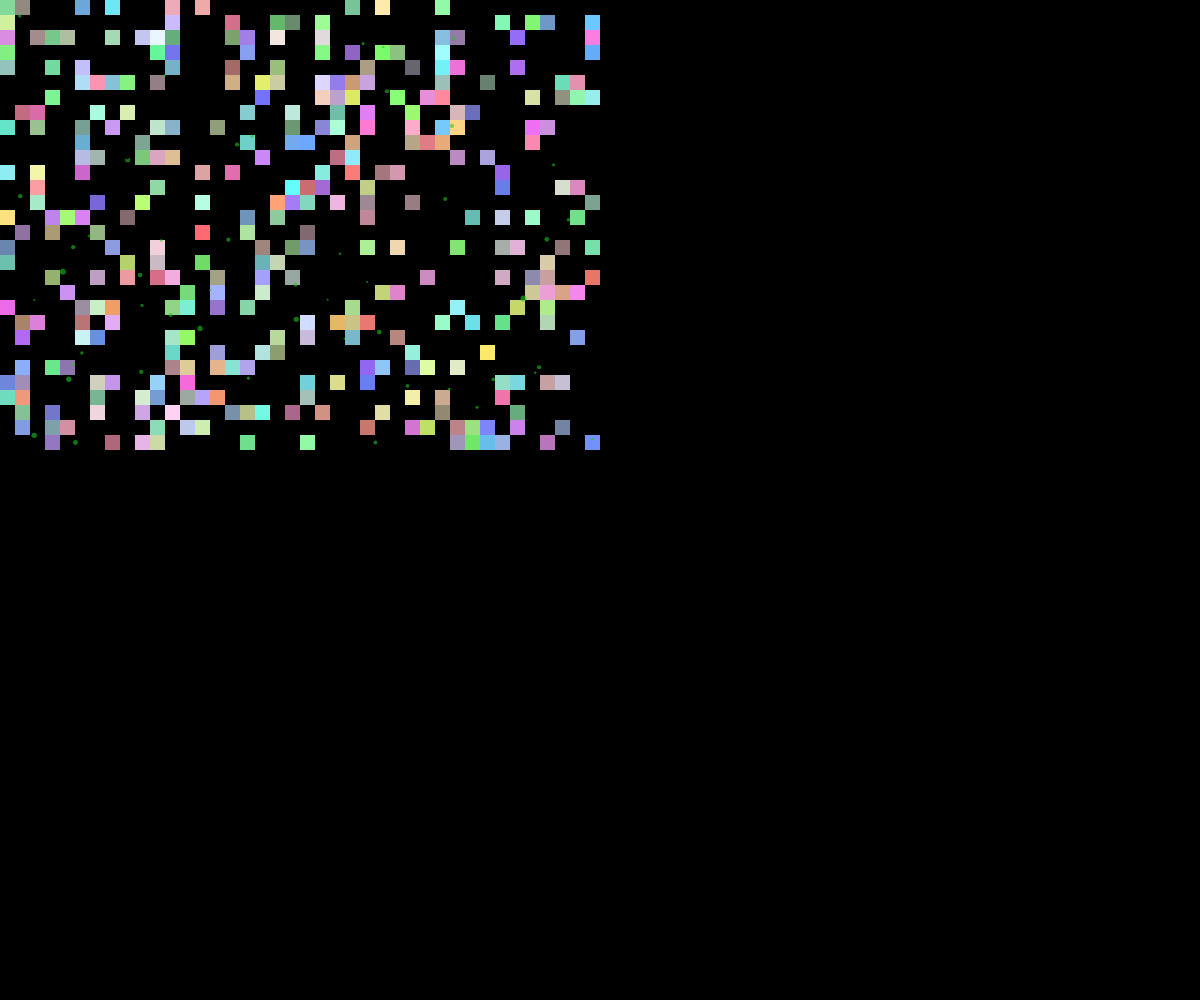
Frame 1 (no input)
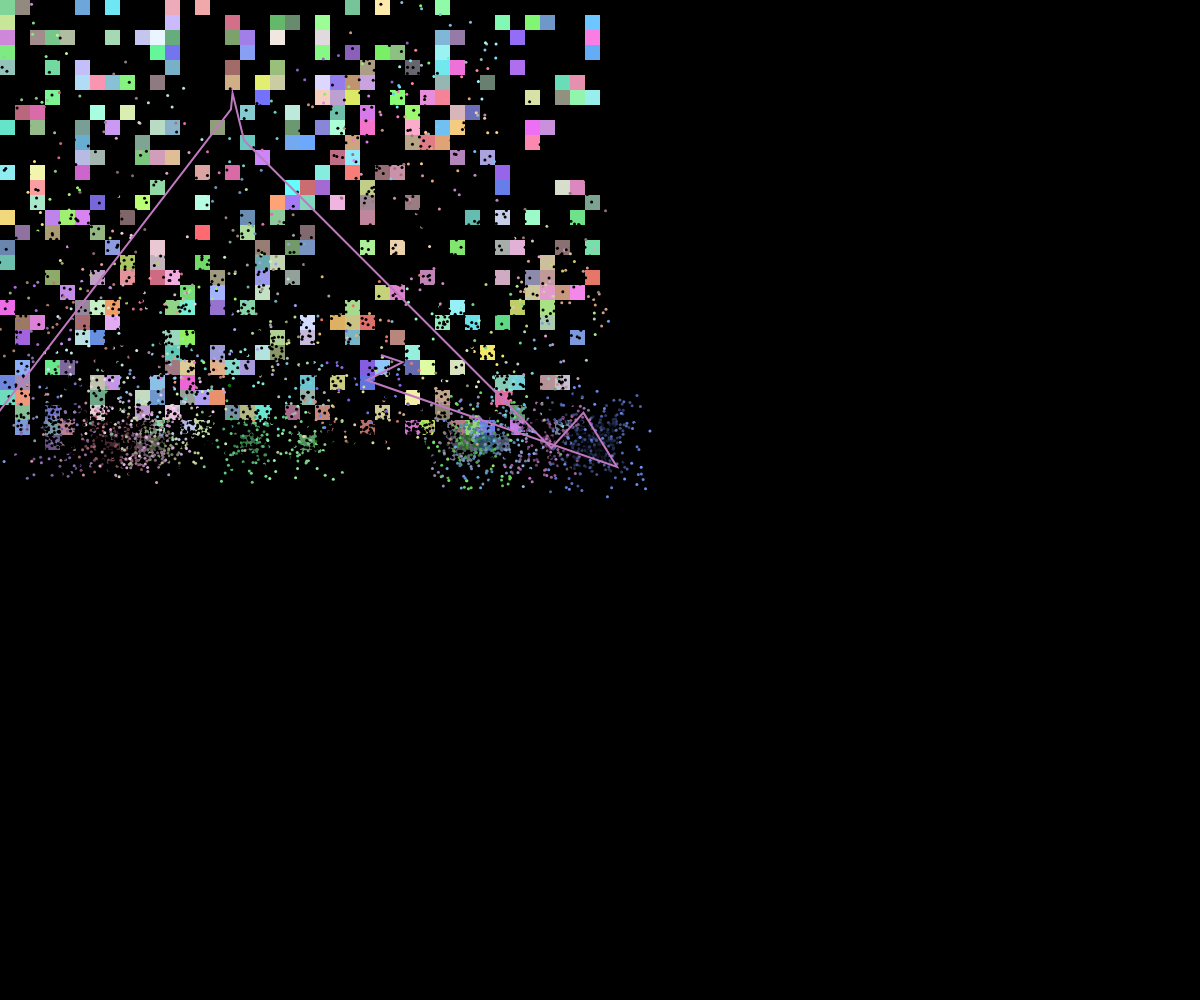
Frame 60 (no input)
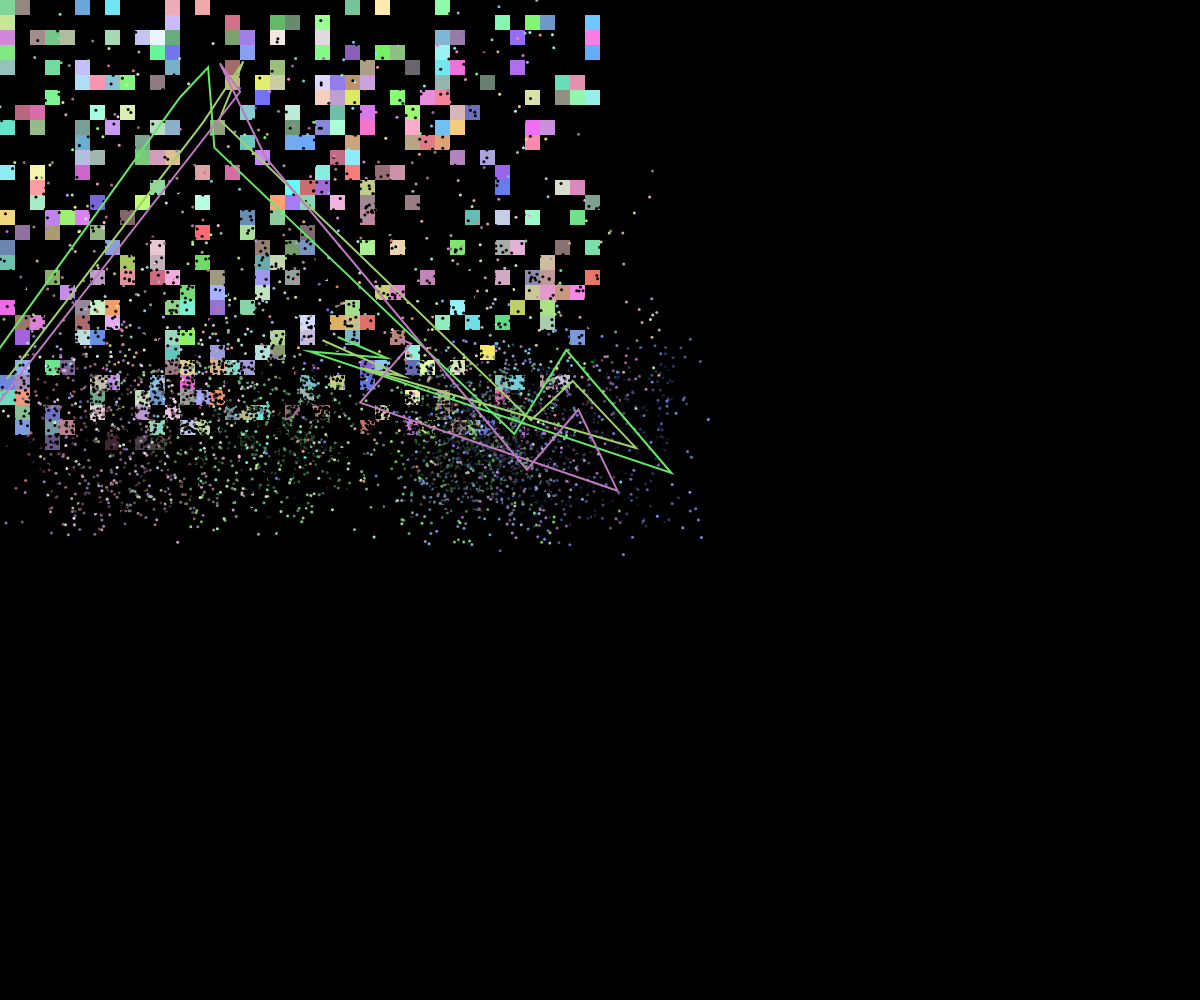
Frame 120 (the mouse pressed at the canvas centre since frame 60)

The p5.js sketch that drew these frames (run headless with seeded random() and noise() and a simulated clock; from frame 60 on, the mouse is pressed at the canvas centre):

// p5.js sketch
// ── sketch.js
let grid = [];
const cols = 40;
const rows = 30;
const cellSize = 15;
let moss = [];
let splinters = [];
let streams = [];

function setup() {
  createCanvas(windowWidth, windowHeight);
  pixelDensity(1);

  // Initialize grid with bright pixels
  for (let y = 0; y < rows; y++) {
    grid[y] = [];
    for (let x = 0; x < cols; x++) {
      if (random() > 0.7) {
        grid[y][x] = color(
          random(100, 255),
          random(100, 255),
          random(100, 255)
        );
      } else {
        grid[y][x] = color(0);
      }
    }
  }

  // Initialize moss
  for (let i = 0; i < 50; i++) {
    moss.push({
      x: random(cols),
      y: random(rows),
      size: random(1, 3),
      speed: random(0.005, 0.02),
      age: 0,
      maxAge: random(200, 500)
    });
  }
}

function draw() {
  background(0);

  // Draw grid
  for (let y = 0; y < rows; y++) {
    for (let x = 0; x < cols; x++) {
      if (grid[y][x] !== color(0)) {
        fill(grid[y][x]);
        noStroke();
        rect(x * cellSize, y * cellSize, cellSize, cellSize);
      }
    }
  }

  // Update and draw moss
  for (let i = 0; i < moss.length; i++) {
    let m = moss[i];
    
    // Grow moss
    m.age += 1;
    if (m.age > m.maxAge) {
      m.age = 0;
      m.x = random(cols);
      m.y = random(rows);
    }

    // Apply some randomness to movement
    m.x += sin(frameCount * m.speed) * 0.5;
    m.y += cos(frameCount * m.speed) * 0.5;

    // Keep within bounds
    m.x = constrain(m.x, 0, cols - 1);
    m.y = constrain(m.y, 0, rows - 1);

    // Draw moss
    noStroke();
    fill(30, 200, 30, 150);
    ellipse(
      m.x * cellSize + cellSize / 2,
      m.y * cellSize + cellSize / 2,
      m.size * 2,
      m.size * 2
    );

    // Fade out underlying pixel and create splinters
    let gridX = floor(m.x);
    let gridY = floor(m.y);
    if (gridX >= 0 && gridX < cols && gridY >= 0 && gridY < rows) {
      let c = grid[gridY][gridX];
      if (c !== color(0)) {
        let r = red(c);
        let g = green(c);
        let b = blue(c);
        
        // Create splinters
        for (let j = 0; j < 3; j++) {
          splinters.push({
            x: gridX * cellSize + cellSize / 2,
            y: gridY * cellSize + cellSize / 2,
            vx: random(-1, 1),
            vy: random(-1, 1),
            life: 255,
            color: color(r, g, b, 255)
          });
        }
        
        // Fade the pixel
        grid[gridY][gridX] = color(r * 0.98, g * 0.98, b * 0.98);
      }
    }
  }

  // Update and draw splinters
  for (let i = splinters.length - 1; i >= 0; i--) {
    let s = splinters[i];
    
    s.x += s.vx;
    s.y += s.vy;
    s.life -= 2;
    
    if (s.life <= 0) {
      splinters.splice(i, 1);
    } else {
      fill(s.color);
      noStroke();
      ellipse(s.x, s.y, 3, 3);
    }
  }

  // Update and draw streams
  for (let i = streams.length - 1; i >= 0; i--) {
    let stream = streams[i];
    
    // Update the stream's particles
    for (let j = 0; j < stream.particles.length; j++) {
      let p = stream.particles[j];
      p.x += p.vx;
      p.y += p.vy;
      p.life -= 1;
      
      if (p.life <= 0) {
        stream.particles.splice(j, 1);
        j--;
      }
    }
    
    // Remove empty streams
    if (stream.particles.length === 0) {
      streams.splice(i, 1);
    } else {
      // Draw the stream
      noFill();
      stroke(stream.color);
      strokeWeight(2);
      beginShape();
      for (let j = 0; j < stream.particles.length; j++) {
        let p = stream.particles[j];
        vertex(p.x, p.y);
      }
      endShape();
    }
  }

  // Occasionally create new streams from splinters
  if (frameCount % 30 === 0 && splinters.length > 0) {
    let streamParticles = [];
    for (let i = 0; i < min(10, splinters.length); i++) {
      let s = splinters[i];
      streamParticles.push({
        x: s.x,
        y: s.y,
        vx: random(-0.5, 0.5),
        vy: random(-0.5, 0.5),
        life: 100
      });
    }
    
    streams.push({
      particles: streamParticles,
      color: color(random(100, 255), random(100, 255), random(100, 255))
    });
  }
}

function windowResized() {
  resizeCanvas(windowWidth, windowHeight);
}
